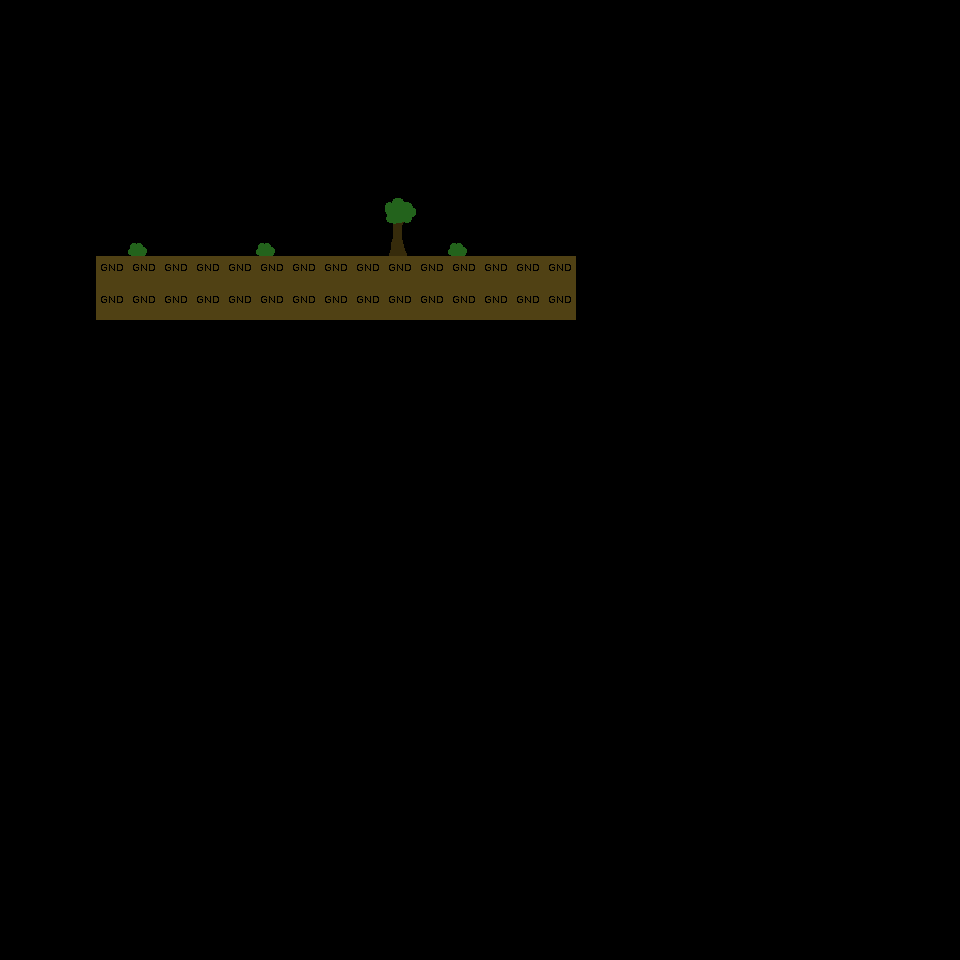

A level layout from a 2D game, rendered from its tile map. Below: a short description, then the map file with its tile-grid data intact:
An orthogonal 30x30 tile map with 32x32 px tiles, 2 tile layers (bg, gnd).

<map version="1.0" orientation="orthogonal" renderorder="right-down" width="30" height="30" tilewidth="32" tileheight="32" nextobjectid="1">
 <tileset firstgid="1" name="tiles" tilewidth="32" tileheight="32" tilecount="256" columns="16">
  <image source="tiles.png" trans="ff00ff" width="512" height="512" />
 </tileset>
 <layer name="bg" width="30" height="30">
  <data encoding="csv">
0,0,0,0,0,0,0,0,0,0,0,0,0,0,0,0,0,0,0,0,0,0,0,0,0,0,0,0,0,0,
0,0,0,0,0,0,0,0,0,0,0,0,0,0,0,0,0,0,0,0,0,0,0,0,0,0,0,0,0,0,
0,0,0,0,0,0,0,0,0,0,0,0,0,0,0,0,0,0,0,0,0,0,0,0,0,0,0,0,0,0,
0,0,0,0,0,0,0,0,0,0,0,0,0,0,0,0,0,0,0,0,0,0,0,0,0,0,0,0,0,0,
0,0,0,0,0,0,0,0,0,0,0,0,0,0,0,0,0,0,0,0,0,0,0,0,0,0,0,0,0,0,
0,0,0,0,0,0,0,0,0,0,0,0,0,0,0,0,0,0,0,0,0,0,0,0,0,0,0,0,0,0,
0,0,0,0,0,0,0,0,0,0,0,0,20,0,0,0,0,0,0,0,0,0,0,0,0,0,0,0,0,0,
0,0,0,0,19,0,0,0,19,0,0,0,36,0,19,0,0,0,0,0,0,0,0,0,0,0,0,0,0,0,
0,0,0,17,17,17,17,17,17,17,17,17,17,17,17,17,17,17,0,0,0,0,0,0,0,0,0,0,0,0,
0,0,0,18,18,18,18,18,18,18,18,18,18,18,18,18,18,18,0,0,0,0,0,0,0,0,0,0,0,0,
0,0,0,2,2,2,2,2,2,2,2,2,2,2,2,2,2,2,0,0,0,0,0,0,0,0,0,0,0,0,
0,0,0,0,0,0,0,0,0,0,0,0,0,0,0,0,0,0,0,0,0,0,0,0,0,0,0,0,0,0,
0,0,0,0,0,0,0,0,0,0,0,0,0,0,0,0,0,0,0,0,0,0,0,0,0,0,0,0,0,0,
0,0,0,0,0,0,0,0,0,0,0,0,0,0,0,0,0,0,0,0,0,0,0,0,0,0,0,0,0,0,
0,0,0,0,0,0,0,0,0,0,0,0,0,0,0,0,0,0,0,0,0,0,0,0,0,0,0,0,0,0,
0,0,0,0,0,0,0,0,0,0,0,0,0,0,0,0,0,0,0,0,0,0,0,0,0,0,0,0,0,0,
0,0,0,0,0,0,0,0,0,0,0,0,0,0,0,0,0,0,0,0,0,0,0,0,0,0,0,0,0,0,
0,0,0,0,0,0,0,0,0,0,0,0,0,0,0,0,0,0,0,0,0,0,0,0,0,0,0,0,0,0,
0,0,0,0,0,0,0,0,0,0,0,0,0,0,0,0,0,0,0,0,0,0,0,0,0,0,0,0,0,0,
0,0,0,0,0,0,0,0,0,0,0,0,0,0,0,0,0,0,0,0,0,0,0,0,0,0,0,0,0,0,
0,0,0,0,0,0,0,0,0,0,0,0,0,0,0,0,0,0,0,0,0,0,0,0,0,0,0,0,0,0,
0,0,0,0,0,0,0,0,0,0,0,0,0,0,0,0,0,0,0,0,0,0,0,0,0,0,0,0,0,0,
0,0,0,0,0,0,0,0,0,0,0,0,0,0,0,0,0,0,0,0,0,0,0,0,0,0,0,0,0,0,
0,0,0,0,0,0,0,0,0,0,0,0,0,0,0,0,0,0,0,0,0,0,0,0,0,0,0,0,0,0,
0,0,0,0,0,0,0,0,0,0,0,0,0,0,0,0,0,0,0,0,0,0,0,0,0,0,0,0,0,0,
0,0,0,0,0,0,0,0,0,0,0,0,0,0,0,0,0,0,0,0,0,0,0,0,0,0,0,0,0,0,
0,0,0,0,0,0,0,0,0,0,0,0,0,0,0,0,0,0,0,0,0,0,0,0,0,0,0,0,0,0,
0,0,0,0,0,0,0,0,0,0,0,0,0,0,0,0,0,0,0,0,0,0,0,0,0,0,0,0,0,0,
0,0,0,0,0,0,0,0,0,0,0,0,0,0,0,0,0,0,0,0,0,0,0,0,0,0,0,0,0,0,
0,0,0,0,0,0,0,0,0,0,0,0,0,0,0,0,0,0,0,0,0,0,0,0,0,0,0,0,0,0
</data>
 </layer>
 <layer name="gnd" width="30" height="30">
  <data encoding="csv">
0,0,0,0,0,0,0,0,0,0,0,0,0,0,0,0,0,0,0,0,0,0,0,0,0,0,0,0,0,0,
0,0,0,0,0,0,0,0,0,0,0,0,0,0,0,0,0,0,0,0,0,0,0,0,0,0,0,0,0,0,
0,0,0,0,0,0,0,0,0,0,0,0,0,0,0,0,0,0,0,0,0,0,0,0,0,0,0,0,0,0,
0,0,0,0,0,0,0,0,0,0,0,0,0,0,0,0,0,0,0,0,0,0,0,0,0,0,0,0,0,0,
0,0,0,0,0,0,0,0,0,0,0,0,0,0,0,0,0,0,0,0,0,0,0,0,0,0,0,0,0,0,
0,0,0,0,0,0,0,0,0,0,0,0,0,0,0,0,0,0,0,0,0,0,0,0,0,0,0,0,0,0,
0,0,0,0,0,0,0,0,0,0,0,0,0,0,0,0,0,0,0,0,0,0,0,0,0,0,0,0,0,0,
0,0,0,0,0,0,0,0,0,0,0,0,0,0,0,0,0,0,0,0,0,0,0,0,0,0,0,0,0,0,
0,0,0,1,1,1,1,1,1,1,1,1,1,1,1,1,1,1,0,0,0,0,0,0,0,0,0,0,0,0,
0,0,0,1,1,1,1,1,1,1,1,1,1,1,1,1,1,1,0,0,0,0,0,0,0,0,0,0,0,0,
0,0,0,0,0,0,0,0,0,0,0,0,0,0,0,0,0,0,0,0,0,0,0,0,0,0,0,0,0,0,
0,0,0,0,0,0,0,0,0,0,0,0,0,0,0,0,0,0,0,0,0,0,0,0,0,0,0,0,0,0,
0,0,0,0,0,0,0,0,0,0,0,0,0,0,0,0,0,0,0,0,0,0,0,0,0,0,0,0,0,0,
0,0,0,0,0,0,0,0,0,0,0,0,0,0,0,0,0,0,0,0,0,0,0,0,0,0,0,0,0,0,
0,0,0,0,0,0,0,0,0,0,0,0,0,0,0,0,0,0,0,0,0,0,0,0,0,0,0,0,0,0,
0,0,0,0,0,0,0,0,0,0,0,0,0,0,0,0,0,0,0,0,0,0,0,0,0,0,0,0,0,0,
0,0,0,0,0,0,0,0,0,0,0,0,0,0,0,0,0,0,0,0,0,0,0,0,0,0,0,0,0,0,
0,0,0,0,0,0,0,0,0,0,0,0,0,0,0,0,0,0,0,0,0,0,0,0,0,0,0,0,0,0,
0,0,0,0,0,0,0,0,0,0,0,0,0,0,0,0,0,0,0,0,0,0,0,0,0,0,0,0,0,0,
0,0,0,0,0,0,0,0,0,0,0,0,0,0,0,0,0,0,0,0,0,0,0,0,0,0,0,0,0,0,
0,0,0,0,0,0,0,0,0,0,0,0,0,0,0,0,0,0,0,0,0,0,0,0,0,0,0,0,0,0,
0,0,0,0,0,0,0,0,0,0,0,0,0,0,0,0,0,0,0,0,0,0,0,0,0,0,0,0,0,0,
0,0,0,0,0,0,0,0,0,0,0,0,0,0,0,0,0,0,0,0,0,0,0,0,0,0,0,0,0,0,
0,0,0,0,0,0,0,0,0,0,0,0,0,0,0,0,0,0,0,0,0,0,0,0,0,0,0,0,0,0,
0,0,0,0,0,0,0,0,0,0,0,0,0,0,0,0,0,0,0,0,0,0,0,0,0,0,0,0,0,0,
0,0,0,0,0,0,0,0,0,0,0,0,0,0,0,0,0,0,0,0,0,0,0,0,0,0,0,0,0,0,
0,0,0,0,0,0,0,0,0,0,0,0,0,0,0,0,0,0,0,0,0,0,0,0,0,0,0,0,0,0,
0,0,0,0,0,0,0,0,0,0,0,0,0,0,0,0,0,0,0,0,0,0,0,0,0,0,0,0,0,0,
0,0,0,0,0,0,0,0,0,0,0,0,0,0,0,0,0,0,0,0,0,0,0,0,0,0,0,0,0,0,
0,0,0,0,0,0,0,0,0,0,0,0,0,0,0,0,0,0,0,0,0,0,0,0,0,0,0,0,0,0
</data>
 </layer>
</map>
